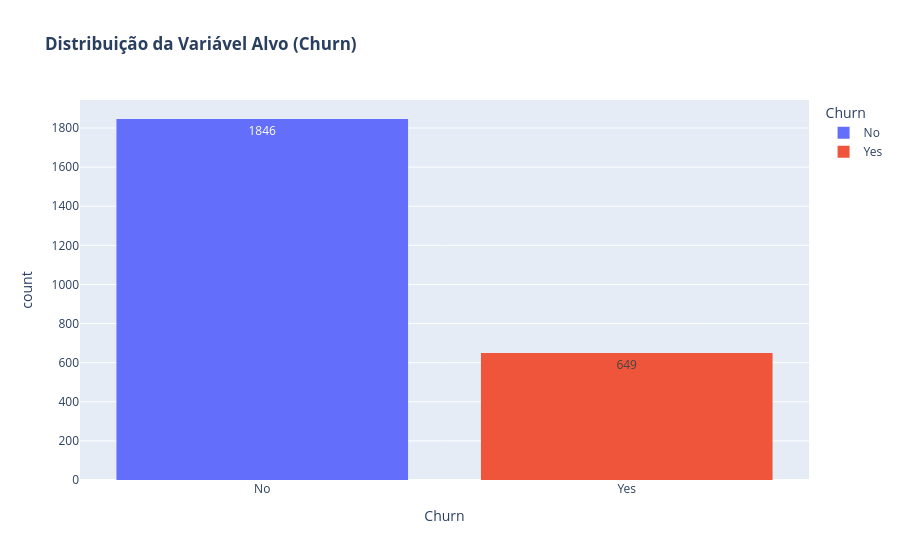

The notebook cell this image was saved under:
### Code cell
fig_churn = px.histogram(
    df, 
    x='Churn', 
    color='Churn', 
    text_auto=True,
    title='<b>Distribuição da Variável Alvo (Churn)</b>'
)
fig_churn.show()
print("Proporção de Churn (%):")
print((df['Churn'].value_counts(normalize=True) * 100).round(2))

### Figure 1 — Plotly figure (JSON) as saved in the notebook; plotly's stock layout.template omitted (floating-point values rounded to 4 significant figures; data arrays with more than 128 entries replaced by an {"elided": "..."} marker saying what was removed)
{"data": [{"bingroup": "x", "hovertemplate": "Churn=%{x}<br>count=%{y}<extra></extra>", "legendgroup": "No", "marker": {"color": "#636efa", "pattern": {"shape": ""}}, "name": "No", "orientation": "v", "showlegend": true, "texttemplate": "%{value}", "type": "histogram", "x": {"elided": "1846 str values"}, "xaxis": "x", "yaxis": "y"}, {"bingroup": "x", "hovertemplate": "Churn=%{x}<br>count=%{y}<extra></extra>", "legendgroup": "Yes", "marker": {"color": "#EF553B", "pattern": {"shape": ""}}, "name": "Yes", "orientation": "v", "showlegend": true, "texttemplate": "%{value}", "type": "histogram", "x": {"elided": "649 str values"}, "xaxis": "x", "yaxis": "y"}], "layout": {"barmode": "relative", "legend": {"title": {"text": "Churn"}, "tracegroupgap": 0}, "title": {"text": "<b>Distribuição da Variável Alvo (Churn)</b>"}, "xaxis": {"anchor": "y", "categoryarray": ["No", "Yes", null], "categoryorder": "array", "domain": [0, 1], "title": {"text": "Churn"}}, "yaxis": {"anchor": "x", "domain": [0, 1], "title": {"text": "count"}}}}
